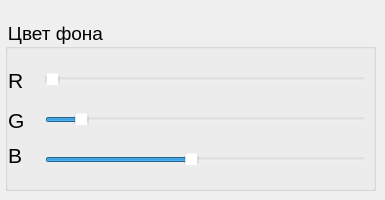
      <widget class="QWidget" name="tab">
       <attribute name="title">
        <string>Фон</string>
       </attribute>
       <widget class="QGroupBox" name="back_color_groupBox">
        <property name="geometry">
         <rect>
          <x>5</x>
          <y>20</y>
          <width>371</width>
          <height>171</height>
         </rect>
        </property>
        <property name="styleSheet">
         <string notr="true">background-color: rgba(255, 255, 255, 0);
font: 14pt;
color: rgb(0, 0, 0);</string>
        </property>
        <property name="title">
         <string>Цвет фона</string>
        </property>
        <widget class="QLabel" name="back_blue_label">
         <property name="geometry">
          <rect>
           <x>3</x>
           <y>120</y>
           <width>21</width>
           <height>31</height>
          </rect>
         </property>
         <property name="styleSheet">
          <string notr="true">color: rgb(0, 0, 0);
font: 16pt;
background-color: rgba(255, 255, 255, 0);</string>
         </property>
         <property name="text">
          <string>B</string>
         </property>
        </widget>
        <widget class="QSlider" name="back_blue_horizontalSlider">
         <property name="geometry">
          <rect>
           <x>40</x>
           <y>130</y>
           <width>321</width>
           <height>20</height>
          </rect>
         </property>
         <property name="styleSheet">
          <string notr="true">background-color: rgba(255, 255, 255, 0);</string>
         </property>
         <property name="minimum">
          <number>0</number>
         </property>
         <property name="maximum">
          <number>255</number>
         </property>
         <property name="singleStep">
          <number>1</number>
         </property>
         <property name="pageStep">
          <number>0</number>
         </property>
         <property name="value">
          <number>116</number>
         </property>
         <property name="orientation">
          <enum>Qt::Horizontal</enum>
         </property>
        </widget>
        <widget class="QLabel" name="back_green_label">
         <property name="geometry">
          <rect>
           <x>3</x>
           <y>90</y>
           <width>21</width>
           <height>21</height>
          </rect>
         </property>
         <property name="styleSheet">
          <string notr="true">color: rgb(0, 0, 0);
font: 16pt;
background-color: rgba(255, 255, 255, 0);</string>
         </property>
         <property name="text">
          <string>G</string>
         </property>
        </widget>
        <widget class="QSlider" name="back_red_horizontalSlider">
         <property name="geometry">
          <rect>
           <x>40</x>
           <y>50</y>
           <width>321</width>
           <height>20</height>
          </rect>
         </property>
         <property name="styleSheet">
          <string notr="true">background-color: rgba(255, 255, 255, 0);</string>
         </property>
         <property name="minimum">
          <number>0</number>
         </property>
         <property name="maximum">
          <number>255</number>
         </property>
         <property name="singleStep">
          <number>1</number>
         </property>
         <property name="pageStep">
          <number>0</number>
         </property>
         <property name="value">
          <number>0</number>
         </property>
         <property name="orientation">
          <enum>Qt::Horizontal</enum>
         </property>
        </widget>
        <widget class="QSlider" name="back_green_horizontalSlider">
         <property name="geometry">
          <rect>
           <x>40</x>
           <y>90</y>
           <width>321</width>
           <height>20</height>
          </rect>
         </property>
         <property name="acceptDrops">
          <bool>false</bool>
         </property>
         <property name="styleSheet">
          <string notr="true">background-color: rgba(255, 255, 255, 0);</string>
         </property>
         <property name="minimum">
          <number>0</number>
         </property>
         <property name="maximum">
          <number>255</number>
         </property>
         <property name="singleStep">
          <number>1</number>
         </property>
         <property name="pageStep">
          <number>0</number>
         </property>
         <property name="value">
          <number>24</number>
         </property>
         <property name="orientation">
          <enum>Qt::Horizontal</enum>
         </property>
        </widget>
        <widget class="QLabel" name="back_red_label">
         <property name="geometry">
          <rect>
           <x>3</x>
           <y>50</y>
           <width>21</width>
           <height>21</height>
          </rect>
         </property>
         <property name="styleSheet">
          <string notr="true">color: rgb(0, 0, 0);
font: 16pt;
background-color: rgba(255, 255, 255, 0);</string>
         </property>
         <property name="text">
          <string>R</string>
         </property>
        </widget>
       </widget>
      </widget>
